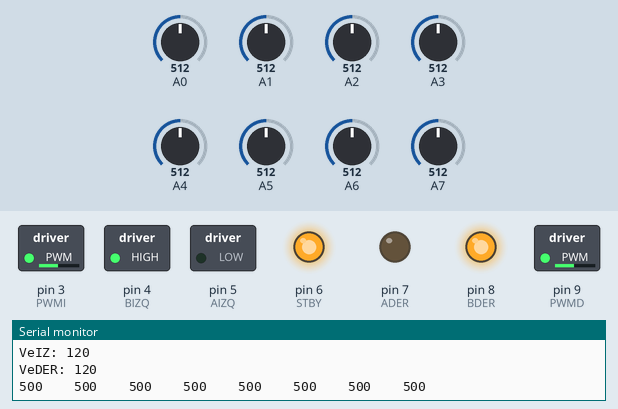
Recording of a sketch running on a simulated Arduino Nano, built with avr-gcc and run on an emulated ATmega328P. On the bench: switched loads named in the sketch (green lamp = pin HIGH), output pins drawn as LEDs (lit = HIGH), the last lines printed to the serial monitor. The inputs (shaded band) are chosen by the test bench; at power-on: A7 = 512, A0 = 512, A1 = 512, A2 = 512, A3 = 512, A4 = 512, A5 = 512, A6 = 512. Pins used as bus, display or sensor lines are not drawn.

Above: at 5.2 s.
5.3 s: A7 set to 716
At 6.7 s:
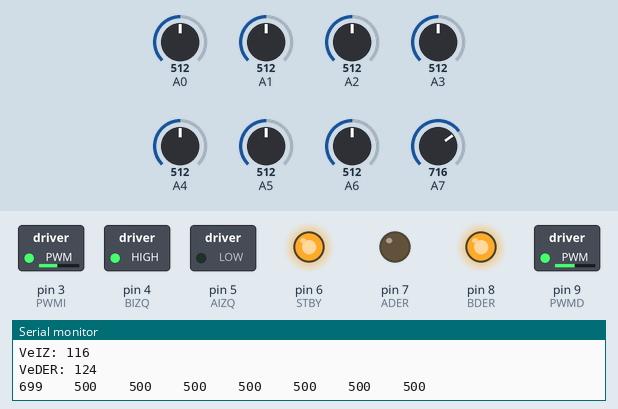
7.2 s: A0 set to 992
At 8.0 s:
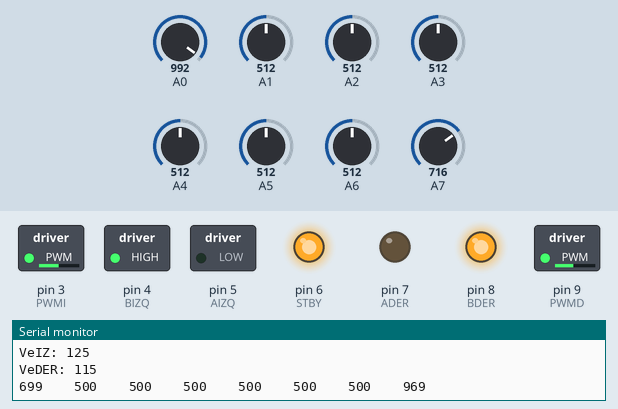
9.1 s: A0 set to 30
At 9.34 s:
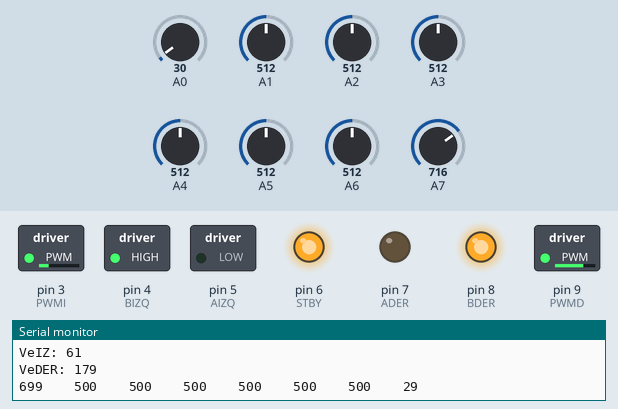
10.9 s: A1 set to 327
At 12.1 s:
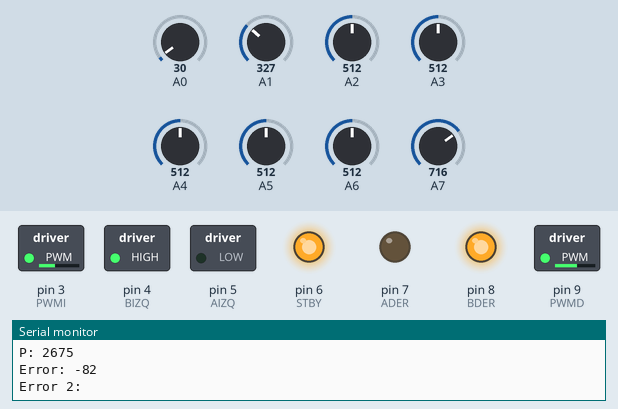
12.7 s: A1 set to 301
At 14.2 s:
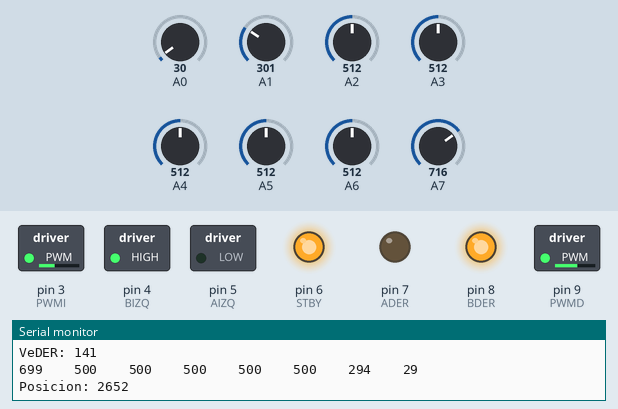
15.7 s: A2 set to 542
At 16.4 s:
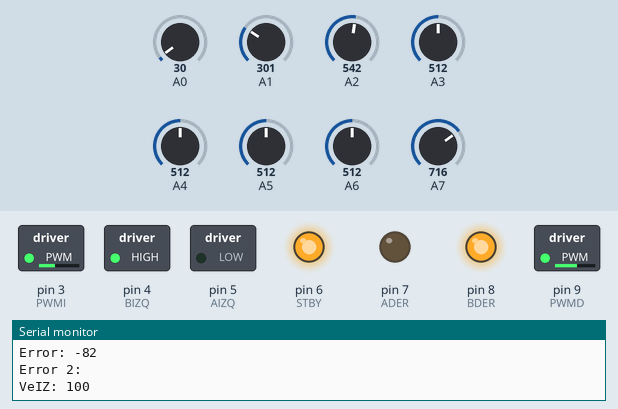
Timing chart, 0 to 18.7 s (numbered marks = the images above; inputs shaded):
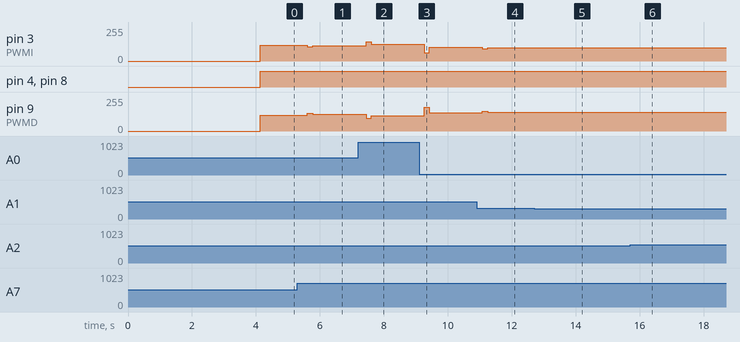

Measured:
- after the input at 5.3 s, pin 3 (PWMI): 120/255 → 108/255 after 0.31 s, → 116/255 0.17 s later; pin 9 (PWMD): 120/255 → 132/255 after 0.31 s, → 124/255 0.17 s later
- after the input at 7.2 s, pin 3 (PWMI): 116/255 → 143/255 after 0.24 s, → 125/255 0.16 s later; pin 9 (PWMD): 124/255 → 97/255 after 0.24 s, → 115/255 0.16 s later
- after the input at 9.1 s, pin 3 (PWMI): 125/255 → 61/255 after 0.16 s, → 104/255 0.16 s later; pin 9 (PWMD): 115/255 → 179/255 after 0.16 s, → 136/255 0.16 s later
- after the input at 10.9 s, pin 3 (PWMI): 104/255 → 92/255 after 0.18 s, → 100/255 0.16 s later; pin 9 (PWMD): 136/255 → 148/255 after 0.18 s, → 140/255 0.16 s later
- after the input at 12.7 s, pin 3 (PWMI): 100/255 → 98/255 after 0.20 s, → 99/255 0.16 s later; pin 9 (PWMD): 140/255 → 142/255 after 0.20 s, → 141/255 0.16 s later
- after the input at 15.7 s, pin 3 (PWMI): 99/255 → 101/255 after 0.16 s, → 100/255 0.17 s later; pin 9 (PWMD): 141/255 → 139/255 after 0.16 s, → 140/255 0.17 s later

The sketch:

IKA_pid_.ino
```cpp
#define PWMI 3 // PWM IZQUIERDO
#define AIZQ 5 // MOTOR IZQUIERDO 1
#define BIZQ 4 // MOTOR IZQUIERDO 2
#define PWMD 9 // PWM DERECHO
#define ADER 7 // MOTOR DERECHO 1
#define BDER 8 // MOTOR DERECHO 2
#define STBY 6 // stby
int izq;
int der;
float KP = 0.25; //.049  A 40 BASE
float KI = 0.00;//0.0067 A 40 BASE
float KD = 0.5;

int integral = 0;       // Suma de los errores anteriores (para el componente integral)
int pE = 0;  // Error de la iteración anterior (para el componente derivativo)
int pidOutput = 0;      // Salida del PID que ajustará la velocidad de los motores

int baseSpeed = 120;  // Velocidad base (0-255)
int maxSpeed = 200;   // Velocidad máxima

#include <QTRSensors.h>
int error = 0;
uint16_t  position=0;
QTRSensors qtr;

const uint8_t SensorCount = 8;
uint16_t sensorValues[SensorCount];

void setup() {

entradasTB66();
calibracion();
}

void loop() {
     position = qtr.readLineBlack(sensorValues); //Use (White) if the line is white instead


          for (uint8_t i = 0; i < SensorCount; i++) {     // It commented because bring the sensor values, that´s unnecesary for the moment
           Serial.print(sensorValues[i]);
           Serial.print("    ");
         }
         Serial.println();
         Serial.print("Posicion: ");
         Serial.print(position);
         Serial.println();
         delay(100);
         int P=(position);
error=(P-3500)/10;


Serial.print("P: ");
         Serial.print(P);
           Serial.println();
         Serial.print("Error: ");

Serial.print(error);

Serial.println();
 Serial.print("Error 2: ");

Serial.println();

integral += error;
integral =constrain (integral,-500,500);
       int derivative = error - pE;
       int output = (KP * error) + (KI * integral) + (KD * derivative);
       float RE=(output);
       pE = error;

/*Serial.print("PE: ");
Serial.print(pE);
Serial.println();
Serial.print("Output: ");
Serial.print(output);
Serial.println();
Serial.print("RE: ");
Serial.print(RE);
Serial.println();*/

 int IZQS = constrain (baseSpeed + RE ,0,maxSpeed);
  int DERS = constrain (baseSpeed - RE ,0,maxSpeed);

  Serial.print("VeIZ: ");
Serial.print(IZQS);
Serial.println();
Serial.print("VeDER: ");
Serial.print(DERS);
Serial.println();

if (IZQS==0){
    digitalWrite(AIZQ,HIGH);
    digitalWrite(BIZQ,LOW);}
    else{
    digitalWrite(AIZQ,LOW);
    digitalWrite(BIZQ,HIGH);

  }

  if (DERS==0){
    digitalWrite(ADER,HIGH);
    digitalWrite(BDER,LOW);}
    else{
    digitalWrite(ADER,LOW);
    digitalWrite(BDER,HIGH);


  }
  izq=IZQS;
  analogWrite(PWMI, izq);
  der=DERS;
  analogWrite(PWMD, der);
/*     Serial.print("PWMI");
Serial.print(PWMI);
Serial.println();
Serial.print("PWMD: ");
Serial.print(PWMD);
Serial.println();*/

}

/*void motores (int izq, int der){
  if (izq==0){
    digitalWrite(AIZQ,HIGH);
    digitalWrite(BIZQ,LOW);}
    else{
    digitalWrite(AIZQ,LOW);
    digitalWrite(BIZQ,HIGH);
  izq= -izq;


  }
  analogWrite(PWMI, izq);
  if (der==0){
    digitalWrite(ADER,HIGH);
    digitalWrite(BDER,LOW);}
    else{
    digitalWrite(ADER,LOW);
    digitalWrite(BDER,HIGH);
  der= -der;
    Serial.print("PWMI");
Serial.print(PWMI);
Serial.println();
Serial.print("PWMD: ");
Serial.print(PWMD);
Serial.println();
  }
  analogWrite(PWMD, der);

  }*/

void calibracion () {
    // configure the sensors
  qtr.setTypeAnalog();
  qtr.setSensorPins((const uint8_t[]){A7, A6, A5, A4, A3, A2, A1, A0}, SensorCount);
  qtr.setEmitterPin(13);

  delay(500);
  pinMode(LED_BUILTIN, OUTPUT);
  digitalWrite(LED_BUILTIN, HIGH); // turn on Arduino's LED to indicate we are in calibration mode

  // analogRead() takes about 0.1 ms on an AVR.
  // 0.1 ms per sensor * 4 samples per sensor read (default) * 6 sensors
  // * 10 reads per calibrate() call = ~24 ms per calibrate() call.
  // Call calibrate() 400 times to make calibration take about 10 seconds.
  for (uint16_t i = 0; i < 100; i++)
  {
    qtr.calibrate();
  }
  digitalWrite(LED_BUILTIN, LOW); // turn off Arduino's LED to indicate we are through with calibration

  // print the calibration minimum values measured when emitters were on
  Serial.begin(9600);
  for (uint8_t i = 0; i < SensorCount; i++)
  {
    Serial.print(qtr.calibrationOn.minimum[i]);
    Serial.print(' ');
  }
  Serial.println();

  // print the calibration maximum values measured when emitters were on
  for (uint8_t i = 0; i < SensorCount; i++)
  {
    Serial.print(qtr.calibrationOn.maximum[i]);
    Serial.print(' ');
  }
  Serial.println();
  Serial.println();
  delay(1000);
  }
void entradasTB66(){
  pinMode(AIZQ, OUTPUT);
  pinMode(BIZQ, OUTPUT);
  pinMode(ADER, OUTPUT);
  pinMode(BDER, OUTPUT);
  pinMode(PWMI, OUTPUT);
  pinMode(STBY, OUTPUT);
  digitalWrite(STBY, HIGH);

  }
```
